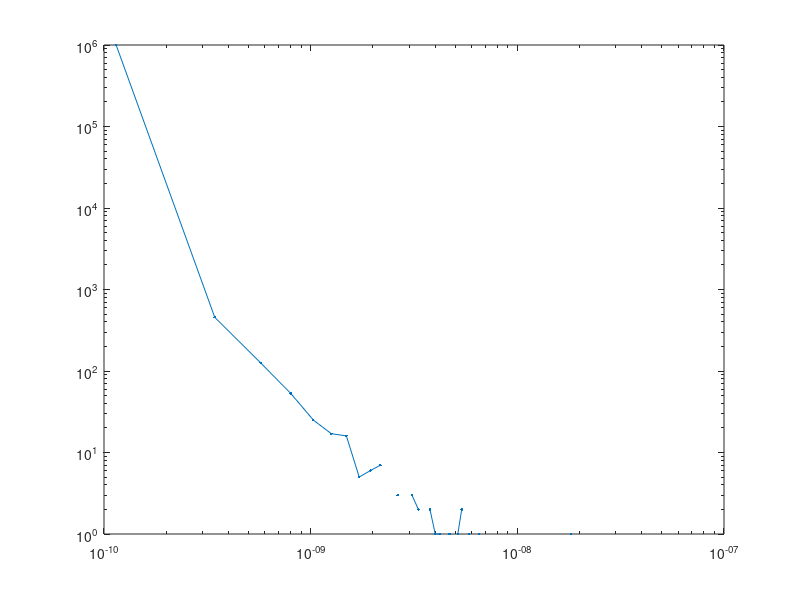
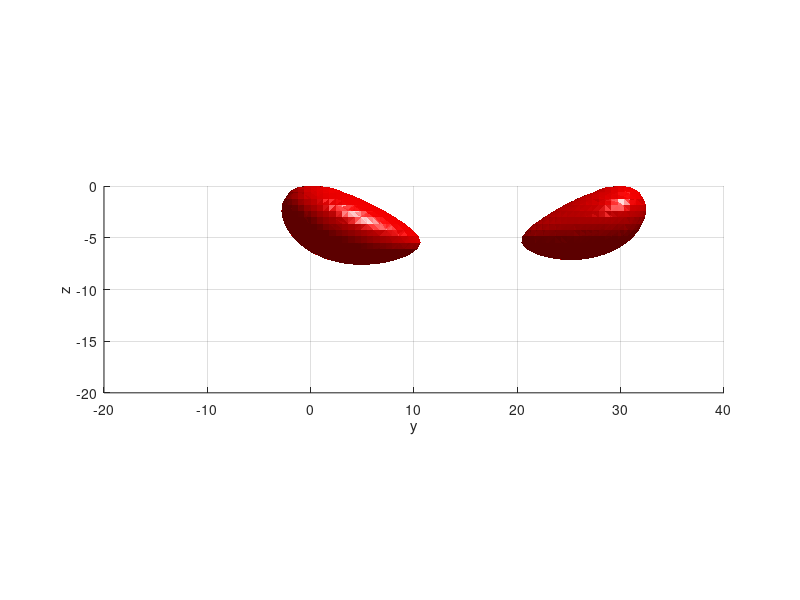

These figures' MATLAB source, in order:
clear;

%%
L = -20;
R = 40;
xmin = L;
xmax = R;
ymin = L;
ymax = R;
zmin = L;
zmax = R;

N = 100;
xxx = linspace(xmin,xmax,N);
yyy = linspace(ymin,ymax,N);
zzz = linspace(zmin,zmax,N);

k = .23;
d = 30;

for ii = 1:N,
    for jj = 1:N,
        for kk = 1:N,
            xx = xxx(ii); yy = yyy(jj); zz = zzz(kk);
            if zz<0,
                numer = zz.^2 .* exp( -k.*( (xx.^2+yy.^2+zz.^2).^.5  + ((xx-d).^2+yy.^2+zz.^2).^.5 ) );
                denom = (xx.^2+yy.^2+zz.^2).^(3./2) .* ...
                    ( ((xx-d).^2+yy.^2+zz.^2).^(3./2) ) .* ...
                    (k.* ((xx.^2+yy.^2+zz.^2).^.5+1)).*(k.* ( (xx-d).^2+yy.^2+zz.^2).^.5 + 1);
                P(ii,jj,kk) = numer./denom;
            else,
                P(ii,jj,kk) = 0;
            end
        end
    end
end
%%
[X,Y,Z] = meshgrid(xxx,yyy,zzz);

pcut = 8e-11;

figure(210);clf;
p = patch(isosurface(X,Y,Z,P,pcut));
isonormals(X,Y,Z,P,p)
set(p,'FaceColor','red','EdgeColor','none');
daspect([1,1,1])
%view(3);
%axis tight
camlight
%lighting gouraud
grid on
xlabel('x'); ylabel('y'); zlabel('z')
axis([ xmin xmax ymin ymax zmin 0] )
view(90,0)
%%
Pflat = reshape(P,N^3,1,1);
[phist,xhist]=hist(Pflat,80);
figure(10);clf;
loglog(xhist,phist,'.-');

return;
